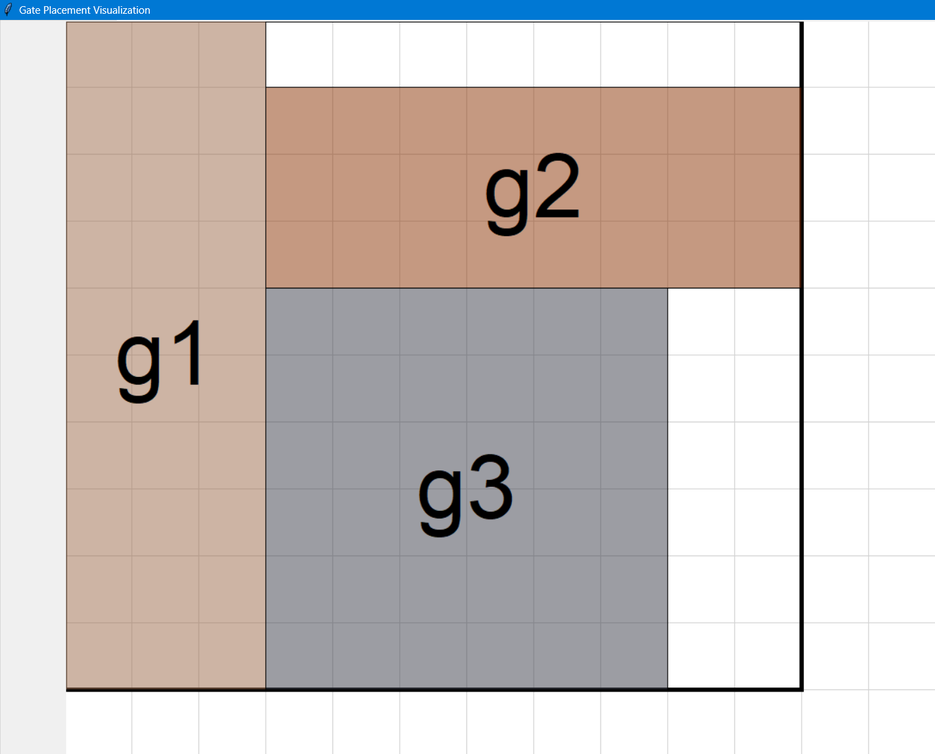
#> input picture 2023CS50334_2023CS10106/Sample_Cases_Piazza/sample_test_case_1-20240822/Our_Packing_TC1.png, 935 x 754 px, shrunk from 1361 x 1098 before the run
$ python -i visualization.py   (imports and definitions only)
#> lines starting #> are read from the running program, lines starting #| are printed output that depends on the picture
#!/usr/bin/env python3
# -*- coding: utf-8 -*-

import argparse
from tkinter import *
from PIL import Image, ImageTk
import random as random
import tkinter.messagebox as messagebox

import math

# Function to parse the input data from input.txt


# Function to parse the input data from input.txt


import argparse
import math
PIN_LAMBDA = 0.75
# Function to parse the input data from input.txt
def parse_input(data):
    gates = {}
    pins = {}
    wires = []

    for line in data:
        tokens = line.split()

        if tokens[0].startswith('g'):
            # Parsing gate dimensions
            gate_name = tokens[0]
            width, height = int(tokens[1]), int(tokens[2])
            gates[gate_name] = {"width": width, "height": height}

        elif tokens[0] == "pins" or tokens[0] == "Pins":
            # Parsing pin coordinates
            gate_name = tokens[1]
            pin_coords = [(int(tokens[i]), int(tokens[i+1])) for i in range(2, len(tokens), 2)]
            pins[gate_name] = pin_coords

        elif tokens[0] == "wire" or tokens[0] == "Wire":
            # Parsing wire connections
            wire_from = tokens[1].split('.')
            wire_to = tokens[2].split('.')
            wires.append((wire_from, wire_to))

    # print(gates, pins, wires)
    return gates, pins, wires

# Function to parse the gate positions from output.txt
# [22 lines left out: functions parse_gate_positions, calculate_pin_coordinates, not called in this run]

# Function to calculate Manhattan distance between two points
def calculate_distance(p1, p2):
    return abs(p1[0] - p2[0]) + abs(p1[1] - p2[1])

# Function to compute a 2D matrix of distances between all pairs of pins
# [62 lines left out: functions calculate_all_pin_distances, calculate_connection_matrix, get_pin_coordinates_in_order, not called in this run]


class draw_gate_packing(Tk):
    # [127 lines left out: functions create_rectangle, draw_grid, check_overlap, __init__, visualize_gates, not called in this run]

# [76 lines not run here, left out]


>>> import cv2
>>> picture = cv2.imread('../../../../2023CS50334_2023CS10106/Sample_Cases_Piazza/sample_test_case_1-20240822/Our_Packing_TC1.png', cv2.IMREAD_GRAYSCALE)
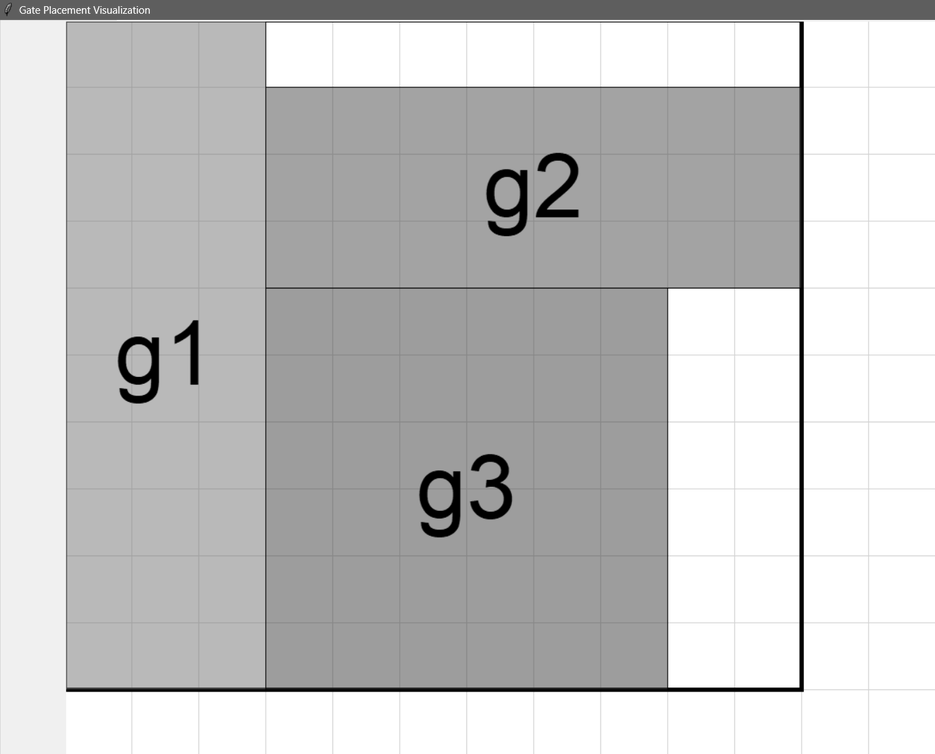
#> picture: shape (754, 935); min 0, max 255, mean 195.2
#> the loop in parse_input, `for line in data:` made 1 pass
#> after the loop in parse_input, `for line in data:`: gates = 0 items; wires = []
#> (the run stopped early here; a loop or call above may not have finished)
